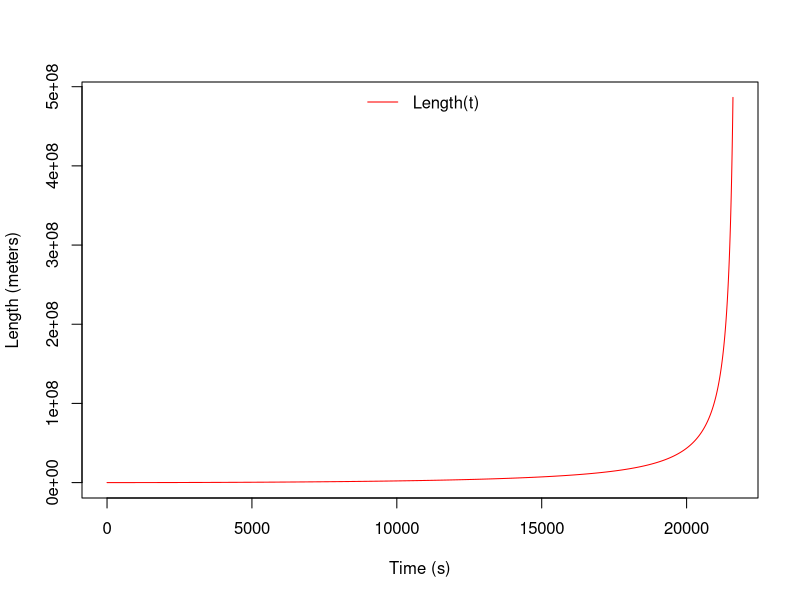
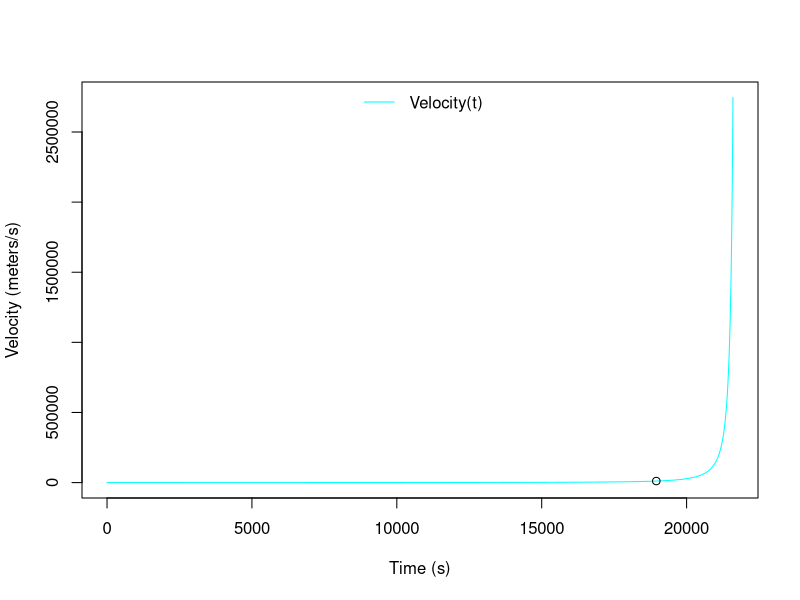
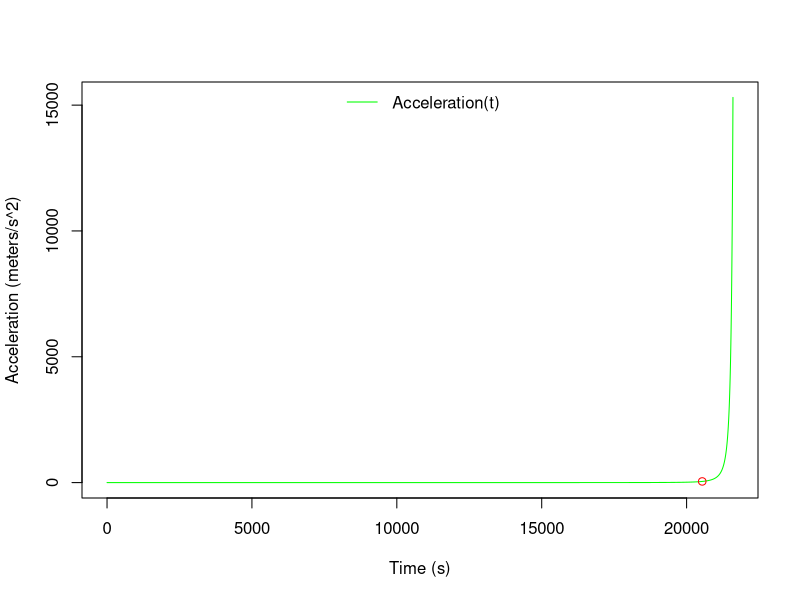

Generate these figures, in order, with R:
## ---- chunk 1
knitr::opts_chunk$set(echo = TRUE)
library(ggplot2)
## ---- chunk 2
t = seq(0, 60*60*6, 1)
Length = 6378000*((1/cos(460/6378000*t)) - 1)

plot(t, Length, type = 'l', col = 'red', xlab="Time (s)", ylab="Length (meters)")
legend('top',c("Length(t)"), lty = c(1), col = c("red"), bty = 'n')
## ---- chunk 3
t = seq(0, 60*60*6, 1)
Velocity = 460*tan(460/6378000*t)*1/cos(460/6378000*t)

plot(t, Velocity, type = 'l', col = 'cyan', xlab="Time (s)", ylab="Velocity (meters/s)")
points(18954.04, 11000, col="black")
legend('top',c("Velocity(t)"), lty = c(1), col = c("cyan"), bty = 'n')
## ---- chunk 4
t = seq(0, 60*60*6, 1)
Accelration = 460^(2)/6378000*sin(460/6378000*t)^2*1/(cos(460/6378000*t)^3)

plot(t, Accelration, type = 'l', col = 'green', xlab="Time (s)", ylab="Acceleration (meters/s^2)")
points(20539.47, 46.2, col="red")
legend('top',c("Acceleration(t)"), lty = c(1), col = c("green"), bty = 'n')
